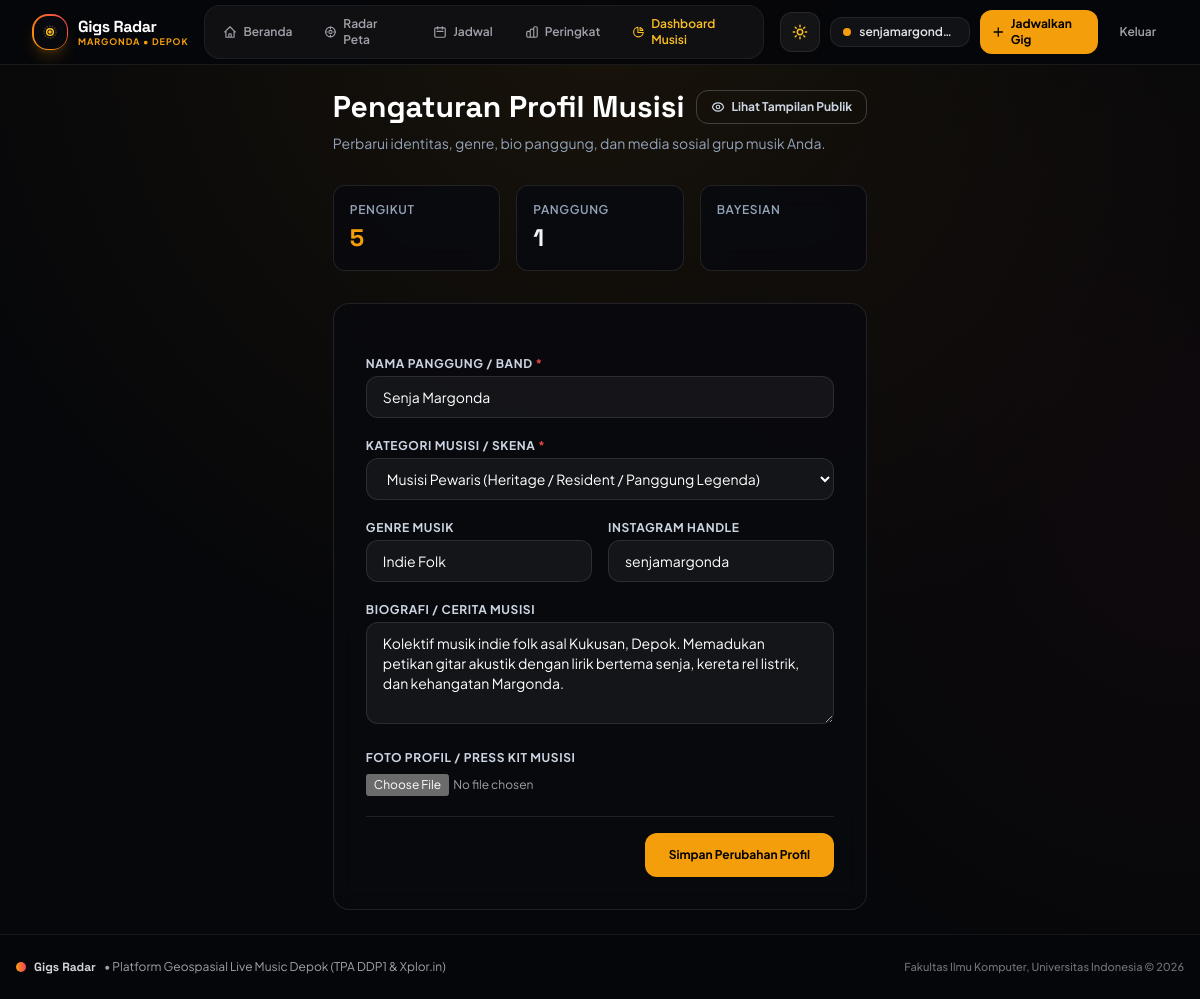
Screenshot of /akun/profil/ (signed in) with the database file from the repository.
### apps/accounts/models.py (models this page shows, shortened)
class BandProfile(models.Model):
    TIPE_MUSISI_CHOICES = [
        ('PERINTIS', 'Musisi Perintis (Rising / Indie Underground)'),
        ('PEWARIS', 'Musisi Pewaris (Heritage / Resident / Panggung Legenda)'),
    ]
    user = models.OneToOneField(User, on_delete=models.CASCADE, related_name='band_profile')
    nama_band = models.CharField(max_length=100, verbose_name="Nama Band")
    slug = models.SlugField(max_length=120, unique=True, blank=True)
    tipe_musisi = models.CharField(
        max_length=20,
        choices=TIPE_MUSISI_CHOICES,
        default='PERINTIS',
        verbose_name="Kategori Musisi"
    )
    genre = models.CharField(max_length=50, default="Indie", verbose_name="Genre Musik")
    deskripsi = models.TextField(blank=True, verbose_name="Deskripsi / Biografi")
    kontak_ig = models.CharField(max_length=100, blank=True, verbose_name="Akun Instagram")
    foto = models.ImageField(upload_to='bands/', blank=True, null=True, verbose_name="Foto Panggung")
    created_at = models.DateTimeField(auto_now_add=True)
    class Meta:
        verbose_name = "Profil Band"
        verbose_name_plural = "Daftar Profil Band"
        ordering = ['nama_band']

### apps/accounts/views.py (the view)
# urls.py: path('akun/profil/', views.profil_band_view, name='akun_profil'),
@login_required
def profil_band_view(request):
    if not hasattr(request.user, 'band_profile'):
        messages.warning(request, "Halaman ini khusus untuk profil musisi / band.")
        return redirect('radar_index')
    profil = request.user.band_profile
    if request.method == 'POST':
        form = BandProfileForm(request.POST, request.FILES, instance=profil)
        if form.is_valid():
            form.save()
            messages.success(request, "Profil panggung berhasil diperbarui!")
            return redirect('profil_band')
    else:
        form = BandProfileForm(instance=profil)
    return render(request, 'accounts/profil_band.html', {'form': form, 'profil': profil})

### livemusic_project/context_processors.py (called while the page is built)
def app_context(request):
    return {
        'DEMO_MODE': getattr(settings, 'DEMO_MODE', True),
        'APP_NAME': 'Gigs Radar',
    }

### templates/accounts/profil_band.html (shortened to what this page needs)
{% extends "base.html" %}
{% block content %}
<div class="max-w-3xl mx-auto px-4 sm:px-6 lg:px-8 py-6 space-y-8">
    <div class="space-y-2">
        <div class="flex flex-col sm:flex-row sm:items-center justify-between gap-3">
            <h1 class="text-2xl sm:text-3xl font-extrabold font-display text-slate-900 dark:text-white">Pengaturan Profil Musisi</h1>
            <a href="{% url 'band_detail' profil.slug %}" class="inline-flex items-center justify-center gap-1.5 px-3.5 py-2 rounded-xl text-xs font-bold border border-white/20 hover:border-stage-gold text-slate-300 hover:text-stage-gold transition-all min-h-[44px] sm:min-h-0">
                Lihat Tampilan Publik
            </a>
        </div>
        <p class="text-xs sm:text-sm text-slate-400">
            Perbarui identitas, genre, bio panggung, dan media sosial grup musik Anda.
        </p>
    </div>
    <div class="grid grid-cols-3 gap-2.5 sm:gap-4">
        <div class="p-3 sm:p-4 rounded-xl glass-panel border border-white/10 space-y-1 text-center sm:text-left">
            <span class="text-[10px] sm:text-xs text-slate-400 font-semibold uppercase tracking-wider block truncate">Pengikut</span>
            <div class="text-xl sm:text-2xl font-extrabold font-display text-stage-gold">{{ profil.followers.count }}</div>
        </div>
        <div class="p-3 sm:p-4 rounded-xl glass-panel border border-white/10 space-y-1 text-center sm:text-left">
            <span class="text-[10px] sm:text-xs text-slate-400 font-semibold uppercase tracking-wider block truncate">Panggung</span>
            <div class="text-xl sm:text-2xl font-extrabold font-display text-slate-100">{{ profil.gigs.count }}</div>
        </div>
        <div class="p-3 sm:p-4 rounded-xl glass-panel border border-white/10 space-y-1 text-center sm:text-left">
            <span class="text-[10px] sm:text-xs text-slate-400 font-semibold uppercase tracking-wider block truncate">Bayesian</span>
        </div>
    </div>
    <div class="glass-panel p-5 sm:p-6 md:p-8 rounded-2xl border border-white/10 space-y-6">
        <form method="post" enctype="multipart/form-data" class="space-y-5">
            <div class="space-y-1">
                <label for="{{ form.nama_band.id_for_label }}" class="block text-xs font-bold uppercase tracking-wider text-slate-300">
                    Nama Panggung / Band <span class="text-stage-crimson">*</span>
                </label>
                {{ form.nama_band }}
            </div>
            <div class="space-y-1">
                <label for="{{ form.tipe_musisi.id_for_label }}" class="block text-xs font-bold uppercase tracking-wider text-slate-300">
                    Kategori Musisi / Skena <span class="text-stage-crimson">*</span>
                </label>
                {{ form.tipe_musisi }}
            </div>
            <div class="grid grid-cols-1 sm:grid-cols-2 gap-4">
                <div class="space-y-1">
                    <label for="{{ form.genre.id_for_label }}" class="block text-xs font-bold uppercase tracking-wider text-slate-300">
                        Genre Musik
                    </label>
                    {{ form.genre }}
                </div>
                <div class="space-y-1">
                    <label for="{{ form.kontak_ig.id_for_label }}" class="block text-xs font-bold uppercase tracking-wider text-slate-300">
                        Instagram Handle
                    </label>
                    {{ form.kontak_ig }}
                </div>
            </div>
            <div class="space-y-1">
                <label for="{{ form.deskripsi.id_for_label }}" class="block text-xs font-bold uppercase tracking-wider text-slate-300">
                    Biografi / Cerita Musisi
                </label>
                {{ form.deskripsi }}
            </div>
            <div class="space-y-2">
                <label for="{{ form.foto.id_for_label }}" class="block text-xs font-bold uppercase tracking-wider text-slate-300">
                    Foto Profil / Press Kit Musisi
                </label>
                {{ form.foto }}
            </div>
            <div class="pt-4 border-t border-white/10 flex items-center justify-end gap-3">
                <button type="submit" class="w-full sm:w-auto btn-stage min-h-[44px] px-6 py-2.5 rounded-xl text-xs font-bold flex items-center justify-center gap-2">
                    Simpan Perubahan Profil
                </button>
            </div>
        </form>
    </div>
</div>
{% endblock %}

### templates/base.html (shortened to what this page needs)
<!DOCTYPE html>
<html lang="id" class="dark">
<head>
    <script src="https://cdn.tailwindcss.com"></script>
    <link rel="stylesheet" href="https://unpkg.com/leaflet@1.9.4/dist/leaflet.css"/>
</head>
<body class="min-h-screen flex flex-col font-sans radar-grid transition-colors duration-200">
    <header class="sticky top-0 z-40 w-full border-b border-slate-200/80 dark:border-white/[0.08] bg-white/95 dark:bg-[#06070A]/95 backdrop-blur-xl transition-colors">
        <div class="max-w-7xl mx-auto px-3 sm:px-6 lg:px-8 h-16 flex items-center justify-between gap-2 sm:gap-4">
            <a href="{% url 'landing_page' %}" class="flex items-center gap-2 sm:gap-2.5 shrink-0 group">
                <div class="w-8 h-8 sm:w-9 sm:h-9 rounded-xl sm:rounded-2xl bg-gradient-to-tr from-amber-500 via-orange-500 to-rose-500 p-[1.5px] shadow-lg shadow-amber-500/20 group-hover:scale-105 transition-transform">
                    <div class="w-full h-full bg-[#08090E] dark:bg-[#08090E] rounded-[10px] sm:rounded-[14px] flex items-center justify-center">
                    </div>
                </div>
                <div class="flex flex-col">
                    <span class="font-extrabold text-sm sm:text-base tracking-tight text-slate-900 dark:text-white font-display">Gigs Radar</span>
                    <span class="text-[8px] sm:text-[9px] font-bold text-amber-500 uppercase tracking-widest -mt-0.5 sm:-mt-1">Margonda &bull; Depok</span>
                </div>
            </a>
            <nav class="hidden md:flex items-center gap-1 bg-slate-100/90 dark:bg-zinc-900/60 p-1 rounded-2xl border border-slate-200/80 dark:border-white/[0.06]">
                <a href="{% url 'landing_page' %}"
                   class="px-3.5 py-1.5 rounded-xl text-xs font-semibold transition flex items-center gap-1.5 {% if request.resolver_match.url_name == 'landing_page' %}bg-white dark:bg-white/[0.12] text-slate-900 dark:text-white shadow-sm border border-slate-200/60 dark:border-white/[0.1]{% else %}text-slate-600 dark:text-zinc-400 hover:text-slate-900 dark:hover:text-white{% endif %}">
                    <svg class="w-3.5 h-3.5" fill="none" viewBox="0 0 24 24" stroke="currentColor" stroke-width="2">
                        <path stroke-linecap="round" stroke-linejoin="round" d="M3 12l2-2m0 0l7-7 7 7M5 10v10a1 1 0 001 1h3m10-11l2 2m-2-2v10a1 1 0 01-1 1h-3m-6 0a1 1 0 001-1v-4a1 1 0 011-1h2a1 1 0 011 1v4a1 1 0 001 1m-6 0h6" />
                    </svg>
                    <span>Beranda</span>
                </a>
                <a href="{% url 'radar_index' %}"
                   class="px-3.5 py-1.5 rounded-xl text-xs font-semibold transition flex items-center gap-1.5 {% if request.resolver_match.url_name == 'radar_index' %}bg-white dark:bg-white/[0.12] text-slate-900 dark:text-white shadow-sm border border-slate-200/60 dark:border-white/[0.1]{% else %}text-slate-600 dark:text-zinc-400 hover:text-slate-900 dark:hover:text-white{% endif %}">
                    <svg class="w-3.5 h-3.5" fill="none" viewBox="0 0 24 24" stroke="currentColor" stroke-width="2">
                        <circle cx="12" cy="12" r="9"/>
                        <circle cx="12" cy="12" r="3"/>
                        <path stroke-linecap="round" stroke-linejoin="round" d="M12 3v3m0 12v3M3 12h3m12 0h3"/>
                    </svg>
                    <span>Radar Peta</span>
                </a>
                <a href="{% url 'jadwal_list' %}"
                   class="px-3.5 py-1.5 rounded-xl text-xs font-semibold transition flex items-center gap-1.5 {% if request.resolver_match.url_name == 'jadwal_list' %}bg-white dark:bg-white/[0.12] text-slate-900 dark:text-white shadow-sm border border-slate-200/60 dark:border-white/[0.1]{% else %}text-slate-600 dark:text-zinc-400 hover:text-slate-900 dark:hover:text-white{% endif %}">
                    <svg class="w-3.5 h-3.5" fill="none" viewBox="0 0 24 24" stroke="currentColor" stroke-width="2">
                        <path stroke-linecap="round" stroke-linejoin="round" d="M8 7V3m8 4V3m-9 8h10M5 21h14a2 2 0 002-2V7a2 2 0 00-2-2H5a2 2 0 00-2 2v12a2 2 0 002 2z"/>
                    </svg>
                    <span>Jadwal</span>
                </a>
                <a href="{% url 'leaderboard' %}"
                   class="px-3.5 py-1.5 rounded-xl text-xs font-semibold transition flex items-center gap-1.5 {% if request.resolver_match.url_name == 'leaderboard' %}bg-white dark:bg-white/[0.12] text-slate-900 dark:text-white shadow-sm border border-slate-200/60 dark:border-white/[0.1]{% else %}text-slate-600 dark:text-zinc-400 hover:text-slate-900 dark:hover:text-white{% endif %}">
                    <span>Peringkat</span>
                </a>
                {% if user.is_authenticated and user.band_profile %}
                <a href="{% url 'dashboard_band' %}"
                   class="px-3.5 py-1.5 rounded-xl text-xs font-semibold transition flex items-center gap-1.5 {% if request.resolver_match.url_name == 'dashboard_band' %}bg-amber-500 text-black shadow-sm font-bold{% else %}text-amber-600 dark:text-amber-400 hover:bg-amber-500/10{% endif %}">
                    <svg class="w-3.5 h-3.5" fill="none" viewBox="0 0 24 24" stroke="currentColor" stroke-width="2">
                        <path stroke-linecap="round" stroke-linejoin="round" d="M11 3.055A9.001 9.001 0 1020.945 13H11V3.055z"/>
                        <path stroke-linecap="round" stroke-linejoin="round" d="M20.488 9H15V3.512A9.025 9.025 0 0120.488 9z"/>
                    </svg>
                    <span>Dashboard Musisi</span>
                </a>
                {% endif %}
            </nav>
            <div class="flex items-center gap-1.5 sm:gap-2.5">
                <button type="button" onclick="toggleTheme()" aria-label="Ganti Tema"
                        class="w-9 h-9 sm:w-10 sm:h-10 rounded-xl flex items-center justify-center transition-all bg-slate-100 hover:bg-slate-200 dark:bg-white/[0.06] dark:hover:bg-white/[0.12] text-slate-700 dark:text-zinc-300 border border-slate-300/80 dark:border-white/[0.08] active:scale-95 shrink-0">
                </button>
                {% if user.is_authenticated %}
                    <div class="flex items-center gap-1.5 sm:gap-2 bg-slate-100 dark:bg-white/[0.05] px-2.5 sm:px-3 py-1.5 rounded-xl border border-slate-200 dark:border-white/[0.08] max-w-[110px] sm:max-w-[140px]">
                        <span class="w-2 h-2 rounded-full shrink-0 {% if user.band_profile %}bg-amber-500{% else %}bg-emerald-500{% endif %}"></span>
                        <span class="text-xs font-semibold text-slate-800 dark:text-zinc-200 truncate">{{ user.username }}</span>
                    </div>
                    {% if user.band_profile %}
                    <a href="{% url 'buat_gig' %}" class="hidden sm:inline-flex btn-stage px-3 py-1.5 rounded-xl text-xs flex items-center gap-1.5">
                        <svg class="w-3.5 h-3.5" fill="none" viewBox="0 0 24 24" stroke="currentColor" stroke-width="2.5">
                            <path stroke-linecap="round" stroke-linejoin="round" d="M12 4v16m8-8H4"/>
                        </svg>
                        <span>Jadwalkan Gig</span>
                    </a>
                    {% endif %}
                    <form action="{% url 'keluar' %}" method="post" class="inline">
                        <button type="submit" class="px-2.5 sm:px-3 py-1.5 rounded-xl text-xs font-semibold text-slate-600 dark:text-zinc-400 hover:text-slate-900 dark:hover:text-white transition">
                            Keluar
                        </button>
                    </form>
                {% endif %}
            </div>
        </div>
    </header>
    <main class="flex-1 flex flex-col relative z-10 pb-20 md:pb-0">
        {% block content %}{% endblock %}
    </main>
    <footer class="border-t border-slate-200/80 dark:border-white/[0.06] bg-slate-100/90 dark:bg-[#06070A]/80 py-6 mb-16 md:mb-0 text-center text-xs text-slate-500 dark:text-zinc-500 relative z-10 transition-colors">
        <div class="max-w-7xl mx-auto px-4 flex flex-col sm:flex-row items-center justify-between gap-3">
            <div class="flex items-center gap-2 text-slate-600 dark:text-zinc-400">
                <span class="w-2.5 h-2.5 rounded-full bg-gradient-to-r from-amber-500 to-rose-500"></span>
                <span class="font-bold text-slate-800 dark:text-zinc-300 font-display">Gigs Radar</span>
                <span>&bull; Platform Geospasial Live Music Depok (TPA DDP1 &amp; Xplor.in)</span>
            </div>
            <div class="text-[11px] text-slate-500 dark:text-zinc-500 font-medium">
                Fakultas Ilmu Komputer, Universitas Indonesia &copy; 2026
            </div>
        </div>
    </footer>
</body>
</html>

### templates/base.html (style rules this page uses)
html.dark { color-scheme: dark; background-color: #06070A; color: #F8FAFC; }
.radar-grid { background-image: radial-gradient(circle at 50% 0%, rgba(245, 158, 11, 0.08) 0%, transparent 60%), radial-gradient(circle at 100% 50%, rgba(239, 68, 68, 0.04) 0%, transparent 40%); }
.glass-panel { background-color: rgba(9, 10, 15, 0.85); backdrop-filter: blur(12px); border: 1px solid rgba(255, 255, 255, 0.08); }
.btn-stage { background-color: #F59E0B; color: #000000; font-weight: 700; transition: all 0.15s ease; }

### rows the page displays
BandProfile: followers.count "5", gigs.count "1", nama_band "Senja Margonda", tipe_musisi "Musisi Pewaris (Heritage / Resident / Panggung Legenda)", genre "Indie Folk", kontak_ig "senjamargonda", deskripsi "Kolektif musik indie folk asal Kukusan, Depok. Memadukan petikan gitar akustik dengan lirik bertema senja, kereta rel listrik, dan kehangatan Margonda."

### other values shown
{{ user.username }} "senjamargond…"
